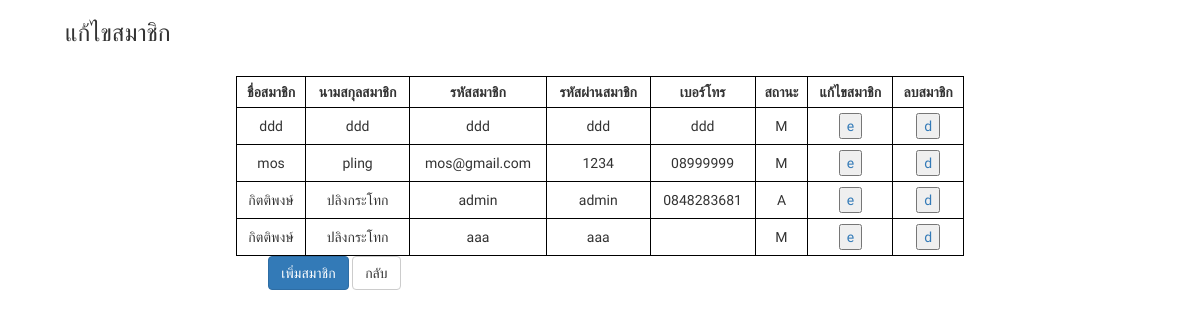
The page /admin/edit/select_user.php on the database as committed earlier.
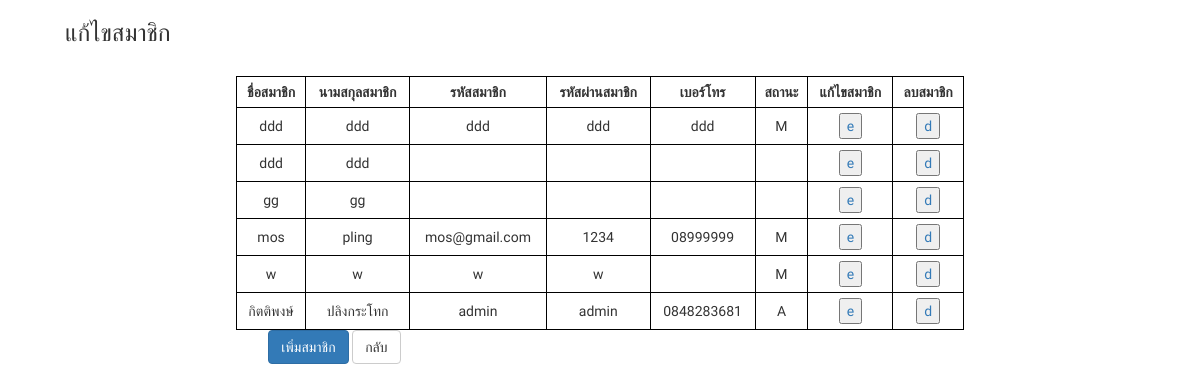
The same page on the database as committed later.
### tables this page shows
CREATE TABLE `user` (
  `fname` varchar(100) NOT NULL,
  `lname` varchar(100) NOT NULL,
  `username` varchar(100) NOT NULL,
  `password` varchar(100) NOT NULL,
  `tell` varchar(100) NOT NULL,
  `Userlevel` varchar(10) NOT NULL,
  `id` int(5) NOT NULL
);

### admin/edit/select_user.php (the view, shortened to what this page needs)
<?php
include('./../../connect/BaseModel.php');
$sql = "SELECT * FROM `user` ORDER BY `fname` ASC";
$result = $conn->query($sql);
?>
<!DOCTYPE html>
<html lang="en">
<head>
    <link rel="stylesheet" type="text/css" href="//maxcdn.bootstrapcdn.com/bootstrap/3.3.4/css/bootstrap.min.css">
    <link rel="stylesheet" href="./../../css/index_user.css">
</head>
<body>
<div class="container">
        <div class="row">
            <h3>แก้ไขสมาชิก</h3>
        </div>
<br>
        <div align="center">
<table style="width:70%">
  <tr>
    <th>ชื่อสมาชิก</th>
    <th >นามสกุลสมาชิก</th>
    <th >รหัสสมาชิก</th>
    <th >รหัสผ่านสมาชิก</th>
    <th >เบอร์โทร</th>
    <th >สถานะ</th>
    <th >แก้ไขสมาชิก</th>
    <th >ลบสมาชิก</th>
  </tr>
  <?php foreach($result as $data){?>
  <tr>
    <td><?php echo $data['fname']; ?></td>
    <td><?php echo $data['lname']; ?></td>
    <td><?php echo $data['username']; ?></td>
    <td><?php echo $data['password']; ?></td>
    <td><?php echo $data['tell']; ?></td>
    <td><?php echo $data['Userlevel']; ?></td>
    <td><button><a href="./form_select_user.php?id=<?php echo $data['id']; ?>">e</a></button></td>
    <td><button><a href="./delete.php?id=<?php echo $data['id']; ?>">d</a> </button></td>
  </tr>
  <?php }?>
</table>
</div>
<div class="form-group">
                    <div class="col-sm-offset-2 col-sm-10">
                        <a href="./insert.php" type="button" class="btn btn-primary">เพิ่มสมาชิก</a>
                        <a class="btn btn-default" href="./../index_user.php">กลับ</a>
                    </div>
                </div>
</body>
</html>

Rows that differ between the two databases and show on the page:
removed user: fname "กิตติพงษ์", lname "ปลิงกระโทก", username "aaa", password "aaa", Userlevel "M"
added user: fname "ddd", lname "ddd"
added user: fname "gg", lname "gg"
added user: fname "w", lname "w", username "w", password "w", Userlevel "M"
